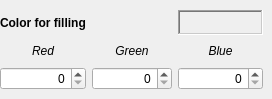
          <widget class="QWidget" name="page_11">
           <widget class="QWidget" name="gridLayoutWidget_2">
            <property name="geometry">
             <rect>
              <x>0</x>
              <y>10</y>
              <width>263</width>
              <height>80</height>
             </rect>
            </property>
            <layout class="QGridLayout" name="gridLayout_2">
             <item row="2" column="0">
              <widget class="QSpinBox" name="spinBox_4">
               <property name="alignment">
                <set>Qt::AlignRight|Qt::AlignTrailing|Qt::AlignVCenter</set>
               </property>
               <property name="maximum">
                <number>255</number>
               </property>
               <property name="stepType">
                <enum>QAbstractSpinBox::AdaptiveDecimalStepType</enum>
               </property>
              </widget>
             </item>
             <item row="1" column="1">
              <widget class="QLabel" name="label_10">
               <property name="minimumSize">
                <size>
                 <width>80</width>
                 <height>0</height>
                </size>
               </property>
               <property name="maximumSize">
                <size>
                 <width>80</width>
                 <height>16777215</height>
                </size>
               </property>
               <property name="font">
                <font>
                 <italic>true</italic>
                 <bold>false</bold>
                </font>
               </property>
               <property name="text">
                <string>Green</string>
               </property>
               <property name="alignment">
                <set>Qt::AlignCenter</set>
               </property>
              </widget>
             </item>
             <item row="0" column="2">
              <widget class="QLabel" name="fillcolor_show">
               <property name="minimumSize">
                <size>
                 <width>85</width>
                 <height>0</height>
                </size>
               </property>
               <property name="frameShape">
                <enum>QFrame::WinPanel</enum>
               </property>
               <property name="frameShadow">
                <enum>QFrame::Sunken</enum>
               </property>
               <property name="text">
                <string/>
               </property>
              </widget>
             </item>
             <item row="0" column="0" colspan="2">
              <widget class="QLabel" name="label_12">
               <property name="minimumSize">
                <size>
                 <width>0</width>
                 <height>25</height>
                </size>
               </property>
               <property name="font">
                <font>
                 <bold>true</bold>
                </font>
               </property>
               <property name="text">
                <string>Color for filling</string>
               </property>
               <property name="alignment">
                <set>Qt::AlignLeading|Qt::AlignLeft|Qt::AlignVCenter</set>
               </property>
              </widget>
             </item>
             <item row="2" column="1">
              <widget class="QSpinBox" name="spinBox_5">
               <property name="alignment">
                <set>Qt::AlignRight|Qt::AlignTrailing|Qt::AlignVCenter</set>
               </property>
               <property name="maximum">
                <number>255</number>
               </property>
               <property name="stepType">
                <enum>QAbstractSpinBox::AdaptiveDecimalStepType</enum>
               </property>
              </widget>
             </item>
             <item row="1" column="2">
              <widget class="QLabel" name="label_11">
               <property name="minimumSize">
                <size>
                 <width>80</width>
                 <height>0</height>
                </size>
               </property>
               <property name="maximumSize">
                <size>
                 <width>34537</width>
                 <height>16777215</height>
                </size>
               </property>
               <property name="font">
                <font>
                 <italic>true</italic>
                 <bold>false</bold>
                </font>
               </property>
               <property name="text">
                <string>Blue</string>
               </property>
               <property name="alignment">
                <set>Qt::AlignCenter</set>
               </property>
              </widget>
             </item>
             <item row="1" column="0">
              <widget class="QLabel" name="label_9">
               <property name="font">
                <font>
                 <italic>true</italic>
                 <bold>false</bold>
                </font>
               </property>
               <property name="text">
                <string>Red</string>
               </property>
               <property name="alignment">
                <set>Qt::AlignCenter</set>
               </property>
              </widget>
             </item>
             <item row="2" column="2">
              <widget class="QSpinBox" name="spinBox_6">
               <property name="alignment">
                <set>Qt::AlignRight|Qt::AlignTrailing|Qt::AlignVCenter</set>
               </property>
               <property name="maximum">
                <number>255</number>
               </property>
               <property name="stepType">
                <enum>QAbstractSpinBox::AdaptiveDecimalStepType</enum>
               </property>
              </widget>
             </item>
            </layout>
           </widget>
          </widget>
